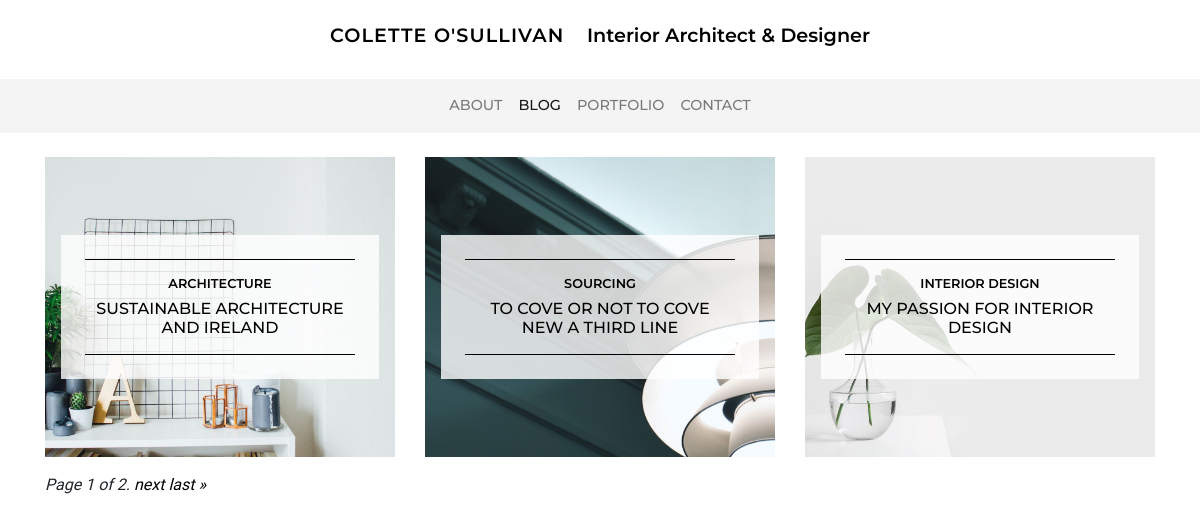
Screenshot of /blog/ with the database file from the repository.
### blog/models.py (models this page shows, shortened)
class Blog(models.Model):
    category = models.ForeignKey('Category', on_delete=models.CASCADE, related_name='blogs') # no null !!!
    title = models.CharField(max_length=50) # char blank - no blank
    date = models.DateField(default=timezone.now) # auto
    image = models.ImageField(default='blog_default.jpg', upload_to='blog_images') # image blank
    content = models.TextField(blank=True) # text blank
    order = models.IntegerField(null=True, blank=True) # null ok - should not be required in form!!!
    exclude = models.BooleanField(default=False) # yes no
    like = models.IntegerField(default=0)

class Category(models.Model):
    title = models.CharField(max_length=20)

### blog/views.py (the view)
# urls.py: path('', views.blogs, name='blogs'),
def blogs(request):
    blog_list = Blog.objects.filter(exclude=False).order_by('order')
    paginator = Paginator(blog_list, 3) # Show 3 blogs per page.
    page_number = request.GET.get('page')
    page_obj = paginator.get_page(page_number)
    context = {'title': 'Blog', 'page_obj': page_obj}
    return render(request, 'blog/blogs.html', context)

### blog/templates/blog/blogs.html (shortened to what this page needs)
{% extends 'base.html' %}
{% block content%}
<section class="row" data-page="{{ title }}">
    {% for blog in page_obj %}
    <div class="col-12 col-md-6 col-lg-4">
        <div class="card rounded-0 border-0 mb-3">
            <div class="bg-img d-flex justify-content-center"
                style="background-image: url({{ blog.image.url }})">
                <div class="header-opaque align-self-center">
                    <div class="header-border" >
                        <a href="{% url 'blog' pk=blog.id %}">
                            <h1 class="header-category">{{ blog.category.title }}</h1>
                            <h2 class="header-title">{{ blog.title }}</h2>
                        </a>
                    </div>
                </div>
            </div>
        </div>
    </div>
{% endfor %}
</section>
<div class="pagination">
    <span class="step-links">
        <span class="current">
            Page {{ page_obj.number }} of {{ page_obj.paginator.num_pages }}.
        </span>
        {% if page_obj.has_next %}
            <a href="?page={{ page_obj.next_page_number }}">next</a>
            <a href="?page={{ page_obj.paginator.num_pages }}">last &raquo;</a>
        {% endif %}
    </span>
</div>
{% endblock %}

### static/css/main.css (style rules this page uses)
body { font-family: 'Ibarra Real Nova', serif; }
span { font-style: italic; }
h1, h2, h3, h4 { font-family: 'Montserrat', sans-serif; text-transform: uppercase; }
a { color: #000000; text-decoration: none; }
.header-border { border-top: solid 1px #000000; border-bottom: solid 1px #000000; text-align: center; padding: .5rem; }
.header-opaque { background: rgba(255, 255, 255, .8); padding: 1.5rem; margin: 1rem; }
.header-category { font-weight: 600; font-size: .8rem; margin-top: .5rem; text-transform: uppercase; }
.header-title { font-weight: 500; font-size: 1rem; text-transform: uppercase; }
.bg-img { background-size: cover; background-position: center; background-repeat: no-repeat; min-height: 300px; }

### rows the page displays
Blog: image (picture), category "ARCHITECTURE", title "SUSTAINABLE ARCHITECTURE AND IRELAND"
Blog: image (picture), category "SOURCING", title "TO COVE OR NOT TO COVE NEW A THIRD LINE"
Blog: image (picture), category "INTERIOR DESIGN", title "MY PASSION FOR INTERIOR DESIGN"

### other values shown
{{ page_obj.number }} "1"
{{ page_obj.paginator.num_pages }} "2"
